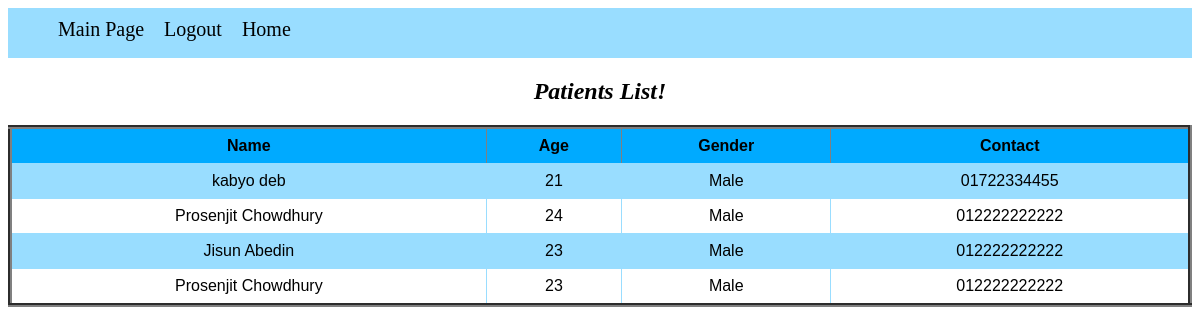
Screenshot of /Management/View/PatientList.php (signed in) with the database file from the repository.
### tables this page shows
CREATE TABLE `patients` (
  `Id` int(100) NOT NULL,
  `Name` text NOT NULL,
  `Username` varchar(100) NOT NULL,
  `Password` text NOT NULL,
  `Age` text NOT NULL,
  `Mobile` text NOT NULL,
  `Gender` text NOT NULL
);

### Management/Model/db.php (called while the page is built, shortened)
<?php
class db{
function PatientList($conn)
{
    $result = $conn->query("SELECT * FROM patients");
    return $result;
}
}

### Management/View/PatientList.php (the view, shortened to what this page needs)
<?php
include("header.php");
?>
<html>
<head>
</head>
<body>
        <center>
            <h2><b><i> Patients List! </i></b></h2>
            <table border="4", width = "60%">
            <tr>
                <th>Name</th>
                <th>Age</th>
                <th>Gender</th>
                <th>Contact</th>
            </tr>
            <?php
                include("../Model/db.php");
                $connection = new db();
                $conobj=$connection->OpenCon();
                $userQuery=$connection->PatientList($conobj);
                if ($userQuery->num_rows > 0) {
                    while($row = $userQuery->fetch_assoc()) {
                        echo "<tr>";
                        echo "<td>".$row["Name"]."</td>";
                        echo "<td>".$row["Age"]."</td>";
                        echo "<td>".$row["Gender"]."</td>";
                        echo "<td>".$row["Mobile"]."</td>";
                        echo "</tr>";
                  }
                }
                ?>
		</table>
        <br>
        </center>
</body>
</html>

### Management/View/header.php (style rules this page uses)
table { font-family: arial, sans-serif; border-collapse: collapse; width: 100%; }
td { border: 1px solid #99ddff; text-align: left; padding: 8px; }
tr:nth-child(even) { background-color:#99ddff ; }
th { text-align: center; background-color:#00aaff; text-align: center; padding: 8px; }
td { text-align: center; }

### rows the page displays
patients: Name "kabyo deb", Age "21", Gender "Male", Mobile "01722334455"
patients: Name "Prosenjit Chowdhury", Age "24", Gender "Male", Mobile "012222222222"
patients: Name "Jisun Abedin", Age "23", Gender "Male", Mobile "012222222222"
patients: Name "Prosenjit Chowdhury", Age "23", Gender "Male", Mobile "012222222222"
